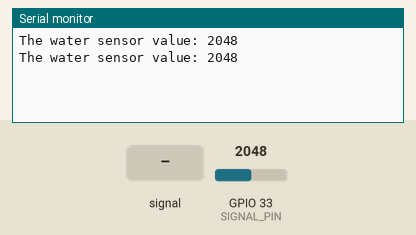
Simulated run of this sketch. Board: ESP32. On the bench: the last lines printed to the serial monitor. The test bench sets the inputs (shaded band); at power-on: GPIO 33 (SIGNAL_PIN) = 2048.

Above: at 1.8 s.
1.9 s: GPIO 33 (SIGNAL_PIN) fed a 200 Hz sine of ±327 counts around its level
At 2.8 s:
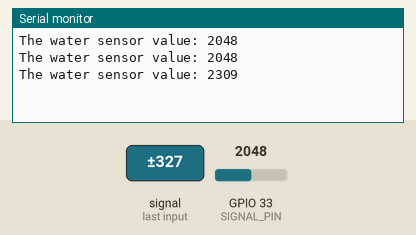
3.4 s: GPIO 33 (SIGNAL_PIN) set to 2866
At 4.4 s:
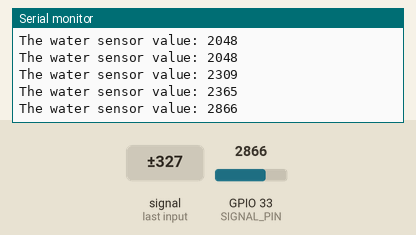
4.9 s: GPIO 33 (SIGNAL_PIN) fed a 1000 Hz sine of ±1023 counts around its level
At 5.8 s:
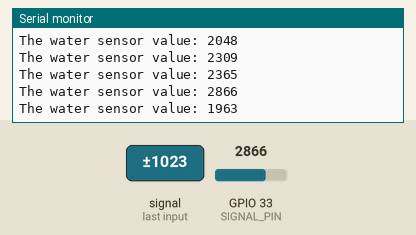
6.4 s: GPIO 33 (SIGNAL_PIN) set to 3603
At 7.8 s:
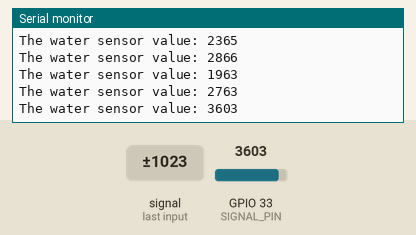
Timing chart, 0 to 8.9 s (numbered marks = the images above; inputs shaded):
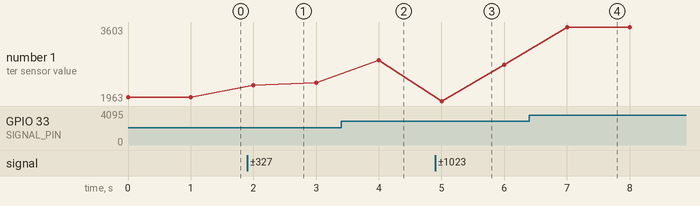

Measured:
- after the input at 1.9 s, the serial monitor: prints a new line after 0.10 s (image 1)
- after the input at 3.4 s, the serial monitor: prints a new line after 0.60 s (image 2)
- after the input at 4.9 s, the serial monitor: prints a new line after 0.10 s (image 3)
- after the input at 6.4 s, the serial monitor: prints a new line after 0.60 s (image 4)
- plotted number 1: 2048 → 2365 after the input at 1.9 s, 2365 → 2866 after the input at 3.4 s, 2866 → 2763 after the input at 4.9 s, 2763 → 3603 after the input at 6.4 s

The sketch:

Water_level.ino
```cpp
#define SIGNAL_PIN 33 // ESP32 pin GIOP36 (ADC0) connected to sensor's signal pin

int value = 0; // variable to store the sensor value

void setup() {
  Serial.begin(9600);
  pinMode(SIGNAL_PIN, INPUT);   // configure pin as an OUTPUT
  //digitalWrite(POWER_PIN, LOW); // turn the sensor OFF
}

void loop() {
  //digitalWrite(POWER_PIN, HIGH);  // turn the sensor ON
 // delay(10);                      // wait 10 milliseconds
  value = analogRead(SIGNAL_PIN); // read the analog value from sensor
  //digitalWrite(POWER_PIN, LOW);   // turn the sensor OFF

  Serial.print("The water sensor value: ");
  Serial.println(value);

  delay(1000);
}
```
